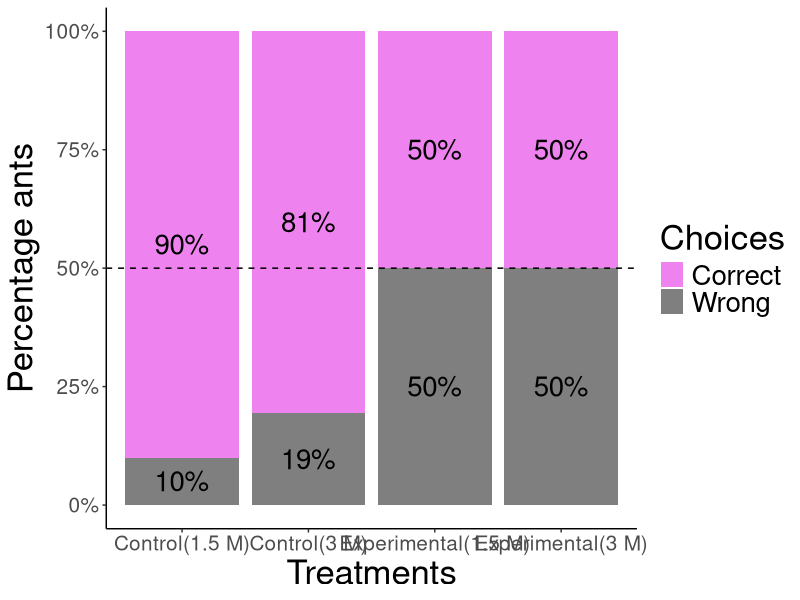
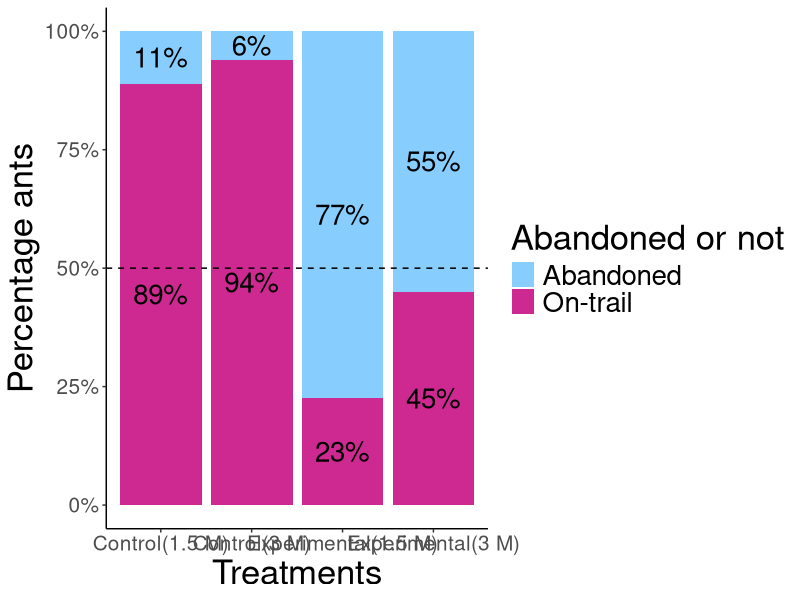
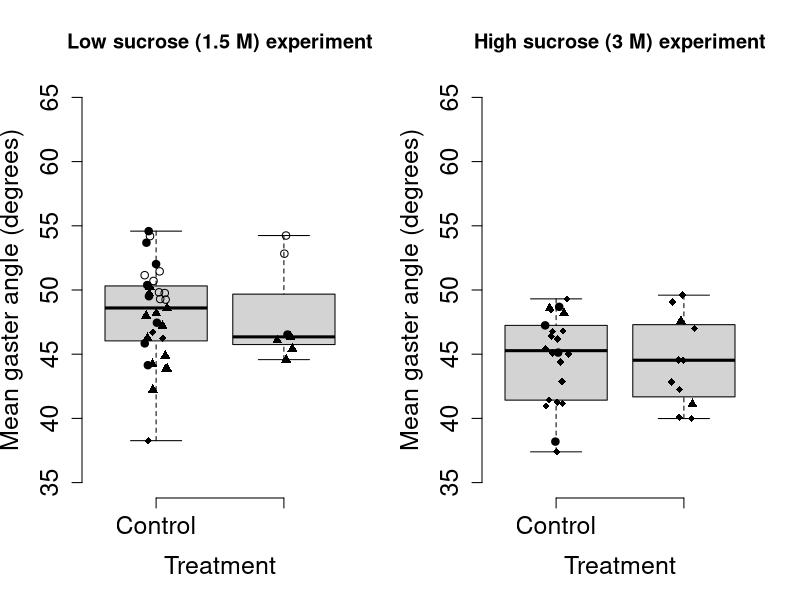

Here is the R script that generated these plots, in order:
## ---- chunk 1
knitr::opts_chunk$set(echo = TRUE)
## ---- chunk 2
library(tidyverse)
#library(googlesheets4)
library(ggplot2)
library(ggthemes)
library(ggstats)
## ---- chunk 3
#Importing the datasheets,and converting the relevant columns into factors

low_sucrose_experiment_data<-read.csv("Combined ant choices_Low sucrose experiment.csv")

high_sucrose_experiment_data<-read.csv("Combined ant choices_High sucrose experiment.csv")

#Extracting the columns needed for choice and abandonment analysis
low_sucrose_experiment_choices<-data.frame(low_sucrose_experiment_data$Treatment,low_sucrose_experiment_data$Ant.choice)
high_sucrose_experiment_choices<-data.frame(high_sucrose_experiment_data$Treatment,high_sucrose_experiment_data$Ant.choice)

#Changing the column names
colnames(low_sucrose_experiment_choices)<-c("treatment","choices")
colnames(high_sucrose_experiment_choices)<-c("treatment","choices")

#Converting the columns into factors
low_sucrose_experiment_choices$treatment<-as.factor(low_sucrose_experiment_choices$treatment)
low_sucrose_experiment_choices$choices<-as.factor(low_sucrose_experiment_choices$choices)

high_sucrose_experiment_choices$treatment<-as.factor(high_sucrose_experiment_choices$treatment)
high_sucrose_experiment_choices$choices<-as.factor(high_sucrose_experiment_choices$choices)

## ---- chunk 4

#1.5M DATA CHOICE ANALYSIS

#Filtering data where ant made either a correct or a wrong choice
low_sucrose_experiment_choices_only<-
  low_sucrose_experiment_choices %>% 
  filter(choices !="Abandoned")

#Dropping the abandonment factor level
low_sucrose_experiment_choices_only$choices<-droplevels(low_sucrose_experiment_choices_only$choices)

#Creating table
low_sucrose_experiment_choices_only_table<-table(low_sucrose_experiment_choices_only)

chisq.test(low_sucrose_experiment_choices_only_table,correct = F)

#Binomial test for control data
binom.test(36,40,0.5)
#Significant!

#Binomial test for experimental data
binom.test(8,16,0.5)
#Non-significant 
 
#3M DATA CHOICE ANALYSIS

#Filtering data where ant made either a correct or a wrong choice
high_sucrose_experiment_choices_only<-
  high_sucrose_experiment_choices %>% 
  filter(choices !="Abandoned")

#Dropping the abandonment factor level
high_sucrose_experiment_choices_only$choices<-droplevels(high_sucrose_experiment_choices_only$choices)

#Creating table
high_sucrose_experiment_choices_only_table<-table(high_sucrose_experiment_choices_only)

chisq.test(high_sucrose_experiment_choices_only_table,correct = F)
#Significant

#Binomial test for control data
binom.test(27,33,0.5)
#Significant!

#Binomial test for experimental data
binom.test(11,21,0.5)
#Non-significant 
## ---- chunk 5

#LOW SUCROSE EXPERIMENT ABANDONMENT ANALYSIS

#Filtering data where ant made either a correct or a wrong choice
low_sucrose_experiment_choices$abandonment<-ifelse(low_sucrose_experiment_choices$choices=="Abandoned","Abandoned","On-trail")

low_sucrose_experiment_abandonment_table<-table(low_sucrose_experiment_choices[-2])

#Chi-square test
chisq.test(low_sucrose_experiment_abandonment_table,correct = F)
#Significant

#Binomial test for control data
binom.test(5,45,0.5)
#Significantly more ants stay on the trail than abandon here

#Binomial test for experimental data
binom.test(55,71,0.5)
#Significantly more ants abandon the trail than stay on the trail

#HIGH SUCROSE EXPERIMENT ABANDONMENT ANALYSIS

#Filtering data where ant made either a correct or a wrong choice
high_sucrose_experiment_choices$abandonment<-ifelse(high_sucrose_experiment_choices$choices=="Abandoned","Abandoned","On-trail")

high_sucrose_experiment_abandonment_table<-table(high_sucrose_experiment_choices[-2])

#Chi-square test
chisq.test(high_sucrose_experiment_abandonment_table,correct = F)
#Significant


#Binomial test for control data
binom.test(2,35,0.5) #Significant
#Significantly more ants stay on the trail than abandon here

#Binomial test for experimental data
binom.test(30,51,0.5)
#Non-significant

## ---- chunk 6

#Creating labels specific to the experiment type and combining the dataframes
low_sucrose_experiment_choices$label<-as.factor(ifelse(low_sucrose_experiment_choices$treatment=="Control","Control_1.5m","Exp_1.5m"))

high_sucrose_experiment_choices$label<-as.factor(ifelse(high_sucrose_experiment_choices$treatment=="Control","Control_3m","Exp_3m"))


#Combining the choices from both experiments
all_exp_combined_data_choices<-rbind(low_sucrose_experiment_choices,high_sucrose_experiment_choices)

#Subsetting the data from the two treatments (combined for both experiments separately) to compare between the experiments.
all_exp_combined_control<-subset(all_exp_combined_data_choices,all_exp_combined_data_choices$treatment=="Control")

all_exp_combined_experimental<-subset(all_exp_combined_data_choices,all_exp_combined_data_choices$treatment=="Experimental")

#Dropping the uncessary factor levels
all_exp_combined_control$label<-droplevels(all_exp_combined_control$label)

all_exp_combined_experimental$label<-droplevels(all_exp_combined_experimental$label)

#COMPARING CORRECT VS. WRONG CHOICES BETWEEN THE TWO EXPERIMENTS FOR EACH TREATMENT

#CONTROL TREATMENT
all_exp_combined_control_choices_only<-data.frame(all_exp_combined_control$choices,all_exp_combined_control$label)

colnames(all_exp_combined_control_choices_only)<-c("choices","exp_type")

#Removing abandonment data for this analysis
all_exp_combined_control_choices_only<-subset(all_exp_combined_control_choices_only,all_exp_combined_control_choices_only$choices!="Abandoned")

#Dropping the uncessary factor levels
all_exp_combined_control_choices_only$choices<-droplevels(all_exp_combined_control_choices_only$choices)

all_exp_combined_control_choices_only_table<-table(all_exp_combined_control_choices_only)

chisq.test(all_exp_combined_control_choices_only_table,correct = F)
#Not significant

#EXPERIMENTAL TREATMENT

all_exp_combined_experimental_choices_only<-data.frame(all_exp_combined_experimental$choices,all_exp_combined_experimental$label)

colnames(all_exp_combined_experimental_choices_only)<-c("choices","exp_type")

#Removing abandonment data for this analysis
all_exp_combined_experimental_choices_only<-subset(all_exp_combined_experimental_choices_only,all_exp_combined_experimental_choices_only$choices!="Abandoned")

#Dropping the uncessary factor levels
all_exp_combined_experimental_choices_only$choices<-droplevels(all_exp_combined_experimental_choices_only$choices)

all_exp_combined_experimental_choices_only_table<-table(all_exp_combined_experimental_choices_only)

chisq.test(all_exp_combined_experimental_choices_only_table,correct = F)
#Not significant
## ---- chunk 7

#CONTROL
all_exp_combined_control_abandonment_only<-data.frame(all_exp_combined_control$abandonment,all_exp_combined_control$label)

colnames(all_exp_combined_control_abandonment_only)<-c("abandonment","exp_type")

all_exp_combined_control_abandonment_only$abandonment<-as.factor(all_exp_combined_control_abandonment_only$abandonment)

all_exp_combined_control_abandonment_only_table<-table(all_exp_combined_control_abandonment_only)

chisq.test(all_exp_combined_control_abandonment_only_table,correct = F)
#Not significant


#Experimental
all_exp_combined_experimental_abandonment_only<-data.frame(all_exp_combined_experimental$abandonment,all_exp_combined_experimental$label)

colnames(all_exp_combined_experimental_abandonment_only)<-c("abandonment","exp_type")

all_exp_combined_experimental_abandonment_only$abandonment<-as.factor(all_exp_combined_experimental_abandonment_only$abandonment)

all_exp_combined_experimental_abandonment_only_table<-table(all_exp_combined_experimental_abandonment_only)

chisq.test(all_exp_combined_experimental_abandonment_only_table,correct = F)
#Significant!

## ---- chunk 8

choices_combined<-subset(all_exp_combined_data_choices,choices!="Abandoned")
#Removing abandonment data for the plot

choices_combined$label<-factor(choices_combined$label,levels=c("Control_1.5m","Control_3m","Exp_1.5m","Exp_3m"))

choices_combined<-as.data.frame(choices_combined %>%
  group_by(label,choices)%>%
  summarize(total=n()))

choices_plot<-ggplot(choices_combined)+
  aes(label,fill=choices,weight=total,by=label)+
  geom_bar(position="fill")+
  geom_text(aes(label = scales::percent(..prop.., accuracy = 1)),stat = "prop", position = position_fill(.5),size=7)+
  scale_y_continuous(labels = scales::percent)+scale_x_discrete(labels=c("Control_1.5m"="Control(1.5 M)","Control_3m"= "Control(3 M)", "Exp_1.5m"="Experimental(1.5 M)","Exp_3m" = "Experimental(3 M)"))+
  xlab("Treatments")+
  ylab("Percentage ants")+
  guides(fill=guide_legend(title="Choices"))+
  theme_bw()+
    theme(
    plot.background = element_blank(),
    panel.grid.major = element_blank(),
    panel.grid.minor = element_blank(),
    panel.border = element_blank()
  ) +  theme(axis.line = element_line(color = 'black'))
   

choices_plot+theme(text=element_text(size=25),axis.text = element_text(size=15))+ 
  geom_hline(yintercept = 0.5, linetype = "dashed")+
  scale_fill_manual(values=c("violet","gray50"))

## ---- chunk 9
 
abandon_combined<-as.data.frame(all_exp_combined_data_choices %>%
  group_by(label,abandonment)%>%
  summarize(total=n()))

abandon_combined$label<-factor(abandon_combined$label,levels=c("Control_1.5m","Control_3m","Exp_1.5m","Exp_3m"))

choices_plot_1<-ggplot(abandon_combined)+
  aes(label,fill=abandonment,weight=total,by=label)+
  geom_bar(position="fill")+
  geom_text(aes(label = scales::percent(..prop.., accuracy = 1)),stat = "prop", position = position_fill(.5),size=7)+
  scale_y_continuous(labels = scales::percent)+scale_x_discrete(labels=c("Control_1.5m"="Control(1.5 M)","Control_3m"= "Control(3 M)", "Exp_1.5m"="Experimental(1.5 M)","Exp_3m" = "Experimental(3 M)"))+
  xlab("Treatments")+
  ylab("Percentage ants")+
  guides(fill=guide_legend(title="Abandoned or not"))+
  theme_bw()+
    theme(
    plot.background = element_blank(),
    panel.grid.major = element_blank(),
    panel.grid.minor = element_blank(),
    panel.border = element_blank()
  ) +  theme(axis.line = element_line(color = 'black'))
   
choices_plot_1+theme(text=element_text(size=25),axis.text = element_text(size=15))+geom_hline(yintercept = 0.5, linetype = "dashed")+scale_fill_manual(values=c("skyblue1","maroon3"))

## ---- chunk 10

#LOW SUCROSE EXPERIMENT
gaster_angle_low_sucrose<-read.csv("Combined gaster angles_ Low sucrose experiment.csv")

#Converting the relevant columns to factors
gaster_angle_low_sucrose$Ant.choice<-as.factor(gaster_angle_low_sucrose$Ant.choice)
gaster_angle_low_sucrose$Treatment<-as.factor(gaster_angle_low_sucrose$Treatment)
gaster_angle_low_sucrose$Video<-as.factor(gaster_angle_low_sucrose$Video)
gaster_angle_low_sucrose$Year<-as.factor(gaster_angle_low_sucrose$Year)

#Converting gaster angle measures to numbers
gaster_angle_low_sucrose$Angle.measurement.1<-as.numeric(gaster_angle_low_sucrose$Angle.measurement.1)
gaster_angle_low_sucrose$Angle.measurement.2<-as.numeric(gaster_angle_low_sucrose$Angle.measurement.2)
gaster_angle_low_sucrose$Angle.measurement.3<-as.numeric(gaster_angle_low_sucrose$Angle.measurement.3)
#Ignore the warnings here


#HIGH SUCROSE EXPERIMENT
gaster_angle_high_sucrose<-read.csv("Combined gaster angles_High sucrose experiment.csv")

#Converting the relevant columns to factors
  
gaster_angle_high_sucrose$Ant.choice<-as.factor(gaster_angle_high_sucrose$Ant.choice)
gaster_angle_high_sucrose$Treatment<-as.factor(gaster_angle_high_sucrose$Treatment)
gaster_angle_high_sucrose$Video<-as.factor(gaster_angle_high_sucrose$Video)
gaster_angle_high_sucrose$Year<-as.factor(gaster_angle_high_sucrose$Year)


#Converting gaster angle measures to numbers
gaster_angle_high_sucrose$Angle.measurement.1<-as.numeric(gaster_angle_high_sucrose$Angle.measurement.1)
gaster_angle_high_sucrose$Angle.measurement.2<-as.numeric(gaster_angle_high_sucrose$Angle.measurement.2)
gaster_angle_high_sucrose$Angle.measurement.3<-as.numeric(gaster_angle_high_sucrose$Angle.measurement.3)
#Ignore the warnings here

## ---- chunk 11

#LOW SUCROSE EXPERIMENT
 
gaster_angle_low_sucrose_ready<-gaster_angle_low_sucrose %>%
  transmute(Video,Treatment,Ant.choice,Year,mean_gaster_angle=rowMeans(select(.,Angle.measurement.1:Angle.measurement.3)))

gaster_angle_low_sucrose_ready<-as.data.frame(gaster_angle_low_sucrose_ready %>%
  group_by(Video,Treatment,Ant.choice,Year) %>%
  summarise(mean_gaster_angle=mean(mean_gaster_angle,na.rm = T)))

#HIGH SUCROSE EXPERIMENT

gaster_angle_high_sucrose_ready<-gaster_angle_high_sucrose %>%
  transmute(Video,Treatment,Ant.choice,Year,mean_gaster_angle=rowMeans(select(.,Angle.measurement.1:Angle.measurement.3)))

gaster_angle_high_sucrose_ready<-as.data.frame(gaster_angle_high_sucrose_ready %>%
  group_by(Video,Treatment,Ant.choice,Year) %>%
  summarise(mean_gaster_angle=mean(mean_gaster_angle,na.rm = T)))

## ---- chunk 12
 
gaster_angle_low_sucrose_ready<-na.omit(subset(gaster_angle_low_sucrose_ready,gaster_angle_low_sucrose_ready$Ant.choice=="Correct"))

gaster_angle_high_sucrose_ready<-na.omit(subset(gaster_angle_high_sucrose_ready,gaster_angle_high_sucrose_ready$Ant.choice=="Correct"))

#Average gaster angle calculations:
gaster_angle_low_sucrose_ready %>%
  group_by(Treatment) %>%
  summarise(mean(mean_gaster_angle))

gaster_angle_high_sucrose_ready %>%
  group_by(Treatment) %>%
  summarise(mean(mean_gaster_angle))

## ---- chunk 13
wilcox.test(gaster_angle_low_sucrose_ready$mean_gaster_angle~gaster_angle_low_sucrose_ready$Treatment) #No Significant difference

wilcox.test(gaster_angle_high_sucrose_ready$mean_gaster_angle~gaster_angle_high_sucrose_ready$Treatment) #No significant difference

## ---- chunk 14

par(mfrow=c(1,2))

#LOW SUCROSE EXPERIMENT
boxplot(gaster_angle_low_sucrose_ready$mean_gaster_angle~gaster_angle_low_sucrose_ready$Treatment,xlab="Treatment", ylab="Mean gaster angle (degrees)",range=0,frame=F,cex.axis=1.5,cex.lab=1.5,main="Low sucrose (1.5 M) experiment",ylim=c(35,65))

#Adding individual points to the boxplot
stripchart(mean_gaster_angle~Treatment,method="jitter",add=T,vertical=T,pch=1,data=gaster_angle_low_sucrose_ready[gaster_angle_low_sucrose_ready$Year==2022, ])
 
stripchart(mean_gaster_angle~Treatment,method="jitter",add=T,vertical=T,pch=19,data=gaster_angle_low_sucrose_ready[gaster_angle_low_sucrose_ready$Year==2023, ])

stripchart(mean_gaster_angle~Treatment,method="jitter",add=T,vertical=T,pch=18,data=gaster_angle_low_sucrose_ready[gaster_angle_low_sucrose_ready$Year==2024, ])

stripchart(mean_gaster_angle~Treatment,method="jitter",add=T,vertical=T,pch=17,data=gaster_angle_low_sucrose_ready[gaster_angle_low_sucrose_ready$Year==2025, ])


#HIGH SUCROSE EXPERIMENT
boxplot(gaster_angle_high_sucrose_ready$mean_gaster_angle~gaster_angle_high_sucrose_ready$Treatment,xlab="Treatment", ylab="Mean gaster angle (degrees)",range=0,frame=F,cex.axis=1.5,cex.lab=1.5,main="High sucrose (3 M) experiment",ylim=c(35,65))

#Adding individual points to the boxplot
stripchart(mean_gaster_angle~Treatment,method="jitter",add=T,vertical=T,pch=19,data=gaster_angle_high_sucrose_ready[gaster_angle_high_sucrose_ready$Year==2023, ])

stripchart(mean_gaster_angle~Treatment,method="jitter",add=T,vertical=T,pch=18,data=gaster_angle_high_sucrose_ready[gaster_angle_high_sucrose_ready$Year==2024, ])

stripchart(mean_gaster_angle~Treatment,method="jitter",add=T,vertical=T,pch=17,data=gaster_angle_high_sucrose_ready[gaster_angle_high_sucrose_ready$Year==2025, ])
